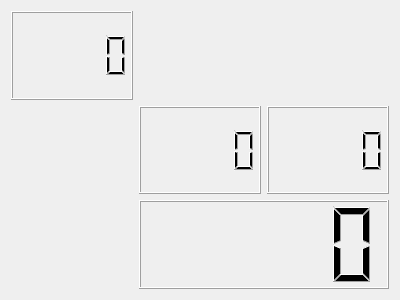
<?xml version="1.0" encoding="UTF-8"?>
<ui version="4.0">
 <class>Widget</class>
 <widget class="QWidget" name="Widget">
  <property name="geometry">
   <rect>
    <x>0</x>
    <y>0</y>
    <width>400</width>
    <height>300</height>
   </rect>
  </property>
  <property name="windowTitle">
   <string>Widget</string>
  </property>
  <layout class="QGridLayout" name="gridLayout">
   <item row="0" column="0">
    <widget class="QLCDNumber" name="lcdNumber"/>
   </item>
   <item row="1" column="1">
    <widget class="QLCDNumber" name="lcdNumber_2"/>
   </item>
   <item row="1" column="2">
    <widget class="QLCDNumber" name="lcdNumber_4"/>
   </item>
   <item row="2" column="1" colspan="2">
    <widget class="QLCDNumber" name="lcdNumber_3"/>
   </item>
  </layout>
 </widget>
 <layoutdefault spacing="6" margin="11"/>
 <resources/>
 <connections/>
</ui>
